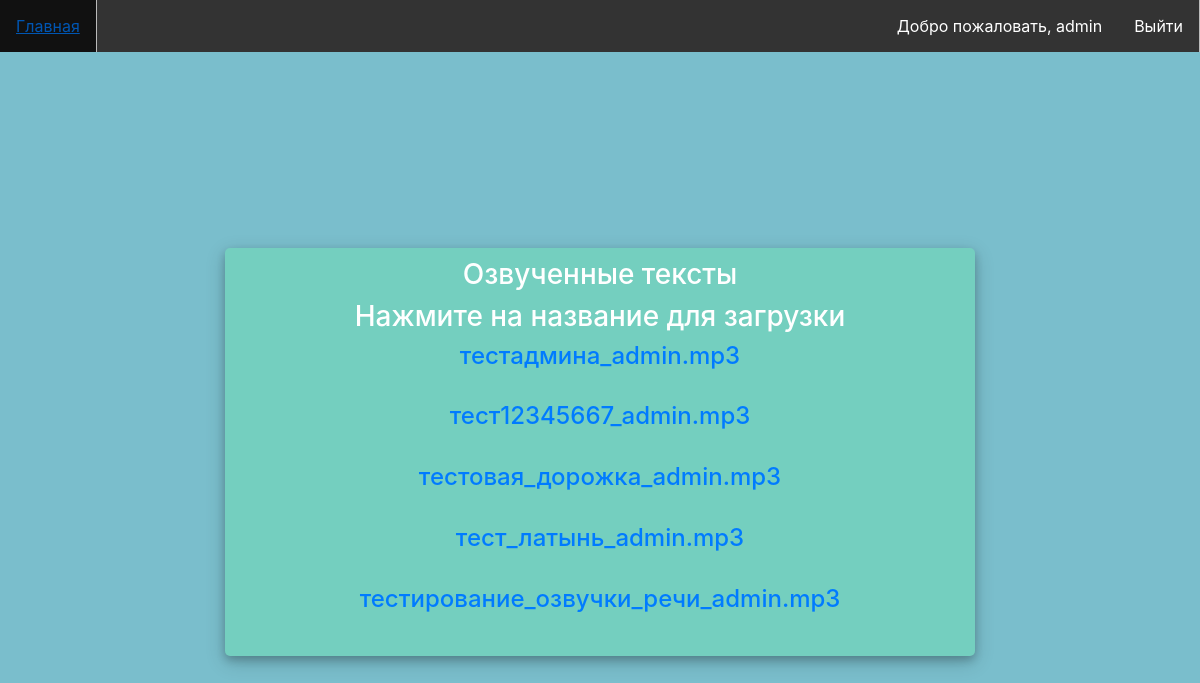
Page /cabinet (signed in) on the committed database.
### audiohelper/apps/mainApp/models.py (models this page shows, shortened)
class text_to_speech_Data(models.Model):
    audio_name = models.TextField('Название дорожки')
    user = models.ForeignKey(User, on_delete=models.CASCADE)
    audio_file = models.FileField(blank=True, null=True)
    class Meta:
        verbose_name = 'Аудиофайл'
        verbose_name_plural = 'Аудиофайлы'

### audiohelper/apps/mainApp/views.py (the view)
# urls.py: path('cabinet', views.cabinetPage, name='cabinet'),
def cabinetPage(request):
    all_audio = text_to_speech_Data.objects.filter(user = request.user)
    return render(request, 'cabinetPage.html', {'audio_list':all_audio})

### audiohelper/templates/cabinetPage.html (shortened to what this page needs)
<!DOCTYPE html>
<html lang = "ru">
  <head>
    <link rel="stylesheet" href="https://stackpath.bootstrapcdn.com/bootstrap/4.1.3/css/bootstrap.min.css">
    <link rel="stylesheet" href="https://use.fontawesome.com/releases/v5.6.1/css/all.css">
      {% load static %}
	<link rel="stylesheet" type="text/css" href="{% static 'index/css/style.css' %}">
  </head>
  <body>
<ul>
  <li><a href="{% url 'index' %}">Главная</a></li>
    <li  style="float:right" st><a href="{% url 'logout' %}">Выйти</a></li>
  <li class="usrName">Добро пожаловать, {{request.user}}</li>
</ul>
  <div class="container h-100">
		<div class="d-flex justify-content-center h-100">
			<div class="user_card">
                    <div class="d-flex justify-content-center">
					<h3 class="form-title">Озвученные тексты</h3>
                    </div>
                <div class="d-flex justify-content-center">
					<h3 class="form-title">Нажмите на название для загрузки</h3>
                    </div>
                {% if audio_list %}
    {% for a in audio_list %}
       <h4 align="center"> <a href="{% url 'download' a.audio_name %}">{{a.audio_name}}</a></h4><br>
    {% endfor %}
  {% endif %}
            </div>
        </div>
  </div>
  </body>
</html>

### audiohelper/templates/cabinetPage.html (style rules this page uses)
body, html { margin: 0; padding: 0; height: 100%; background: #7abecc !important; }
.user_card { width: 750px; margin-top: auto; margin-bottom: auto; background: #74cfbf; position: relative; display: flex; justify-content: center; flex-direction: column; padding: 10px; box-shadow: 0 4px 8px 0 rgba(0, 0, 0, 0.2), 0 6px 20px 0 rgba(0, 0, 0, 0.19); -webkit-box-shadow: 0 4px 8px 0 rgba(0, 0, 0, 0.2), 0 6px 20px 0 rgba(0, 0, 0, 0.19); -moz-box-shadow: 0 4px 8px 0 rgba(0, 0, 0, 0.2), 0 6px 20px 0 rgba(0, 0, 0, 0.19); border-radius: 5px; }
.form-title { color: #fff; }
ul { list-style-type: none; margin: 0; padding: 0; overflow: hidden; background-color: #333; }
li { float: left; border-right:1px solid #bbb; }
li:last-child { border-right: none; }
li a { display: block; color: white; text-align: center; padding: 14px 16px; text-decoration: none; }
.usrName { float:right; vertical-align:5px; color:white; display: block; text-align: center; padding: 14px 16px; }

### rows in the picture
text_to_speech_Data: audio_name "тестадмина_admin.mp3"
text_to_speech_Data: audio_name "тест12345667_admin.mp3"
text_to_speech_Data: audio_name "тестовая_дорожка_admin.mp3"
text_to_speech_Data: audio_name "тест_латынь_admin.mp3"
text_to_speech_Data: audio_name "тестирование_озвучки_речи_admin.mp3"

### other values in the picture
{{ request.user }} "admin"
